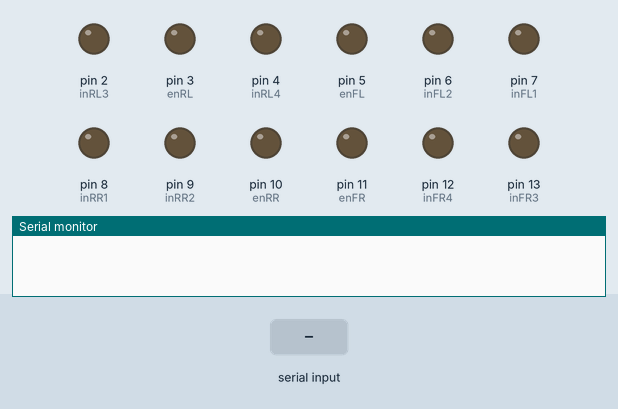
The sketch below on a simulated Arduino Uno, built with avr-gcc and run on an emulated ATmega328P. On the bench: output pins drawn as LEDs (lit = HIGH), the last lines printed to the serial monitor. The test bench sets the inputs (shaded band).

Above: at 1.2 s.
1.3 s: byte 70 ('F') received over Serial
At 1.9 s:
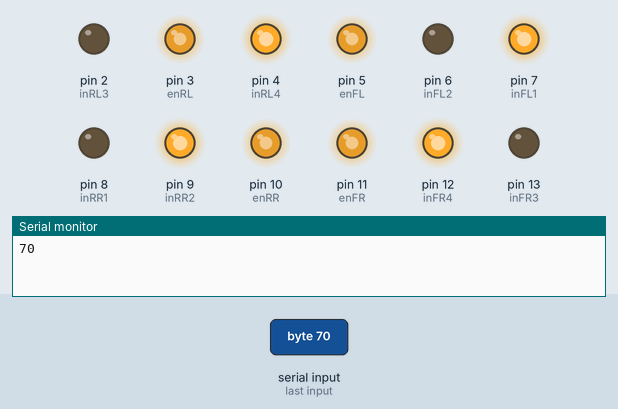
2.8 s: byte 76 ('L') received over Serial
At 4.0 s:
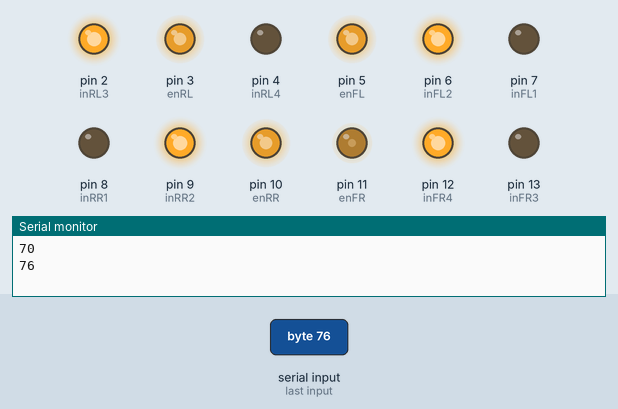
4.3 s: byte 82 ('R') received over Serial
At 5.4 s:
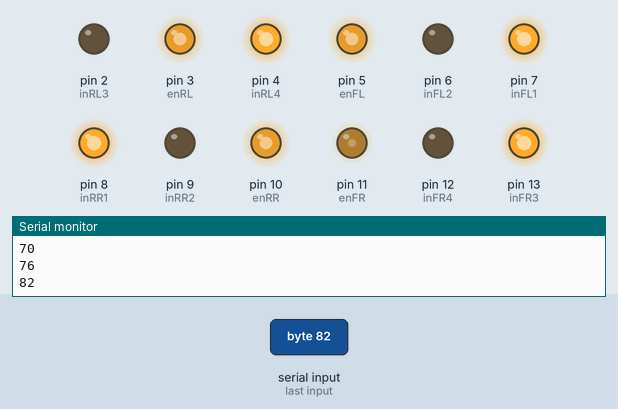
5.8 s: byte 71 ('G') received over Serial
At 6.5 s:
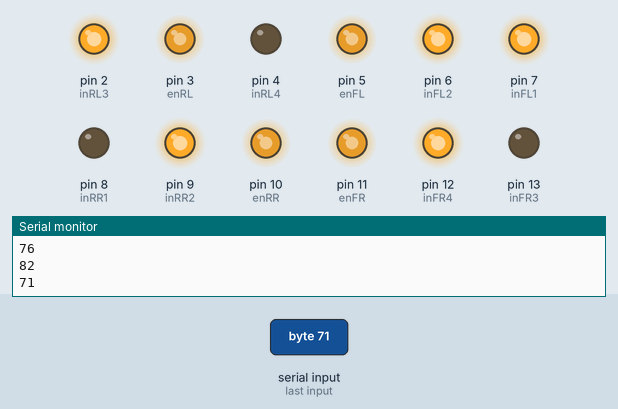
7.3 s: byte 73 ('I') received over Serial
At 7.6 s:
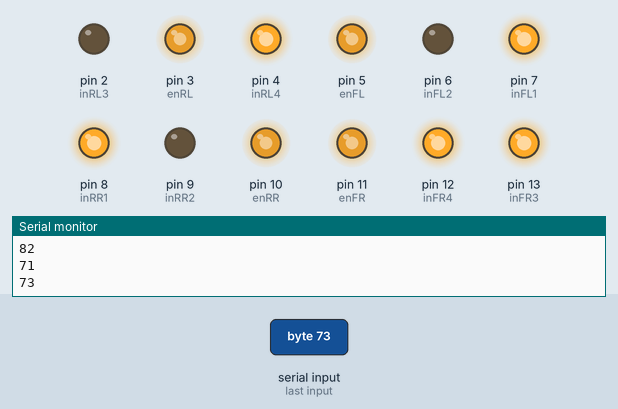
Timing chart, 0 to 9.8 s (numbered marks = the images above; inputs shaded):
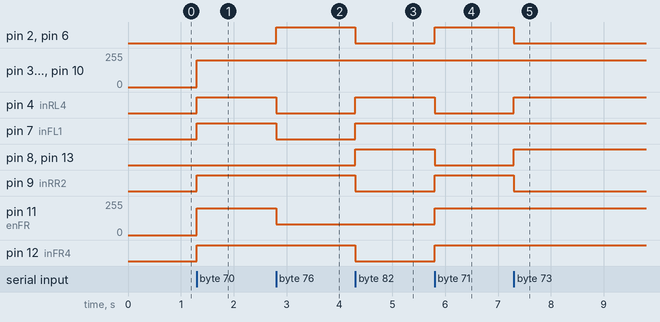

Measured:
- after the input at 1.3 s, pin 3 (enRL), pin 5 (enFL), pin 10 (enRR), pin 11 (enFR): 0/255 → 200/255 at once; pin 4 (inRL4), pin 7 (inFL1), pin 9 (inRR2), pin 12 (inFR4): LOW → HIGH at once
- after the input at 2.8 s, pin 2 (inRL3), pin 6 (inFL2): LOW → HIGH at once; pin 4 (inRL4), pin 7 (inFL1): HIGH → LOW at once; pin 11 (enFR): 200/255 → 80/255 at once
- after the input at 4.3 s, pin 2 (inRL3), pin 6 (inFL2), pin 9 (inRR2), pin 12 (inFR4): HIGH → LOW at once; pin 4 (inRL4), pin 7 (inFL1), pin 8 (inRR1), pin 13 (inFR3): LOW → HIGH at once
- after the input at 5.8 s, pin 2 (inRL3), pin 6 (inFL2), pin 9 (inRR2), pin 12 (inFR4): LOW → HIGH at once; pin 4 (inRL4), pin 8 (inRR1), pin 13 (inFR3): HIGH → LOW at once; pin 11 (enFR): 80/255 → 200/255 at once
- after the input at 7.3 s, pin 2 (inRL3), pin 6 (inFL2), pin 9 (inRR2): HIGH → LOW at once; pin 4 (inRL4), pin 8 (inRR1), pin 13 (inFR3): LOW → HIGH at once

The sketch:

sketch_nov27a.ino
```cpp
// depan kanan
int enFR = 11;
int inFR4 = 12;
int inFR3 = 13;
//kanan belakang
int enRR = 10;
int inRR2 = 9;
int inRR1 = 8;
//kiri depan
int enFL = 5;
int inFL2 = 6;
int inFL1 = 7;
//kiri belakang
int enRL = 3;
int inRL4 = 4;
int inRL3 = 2;
int vSpeed=200;
byte serialA;


void setup() {
  // put your setup code here, to run once:
pinMode (enFR, OUTPUT);
pinMode (inFR4, OUTPUT);
pinMode (inFR3, OUTPUT);
pinMode (enRR, OUTPUT);
pinMode (inRR2, OUTPUT);
pinMode (inRR1, OUTPUT);
pinMode (enFL, OUTPUT);
pinMode (inFL2, OUTPUT);
pinMode (inFL1, OUTPUT);
pinMode (enRL, OUTPUT);
pinMode (inRL4, OUTPUT);
pinMode (inRL3, OUTPUT);
Serial.begin(9600);

}

void loop() {
  if (Serial.available() > 0) {serialA = Serial.read();Serial.println(serialA);}
if (serialA == '0'){
      vSpeed=0;}
    else if (serialA == '1'){
      vSpeed=50;}
    else if (serialA == '2'){
      vSpeed= 670;}
    else if (serialA == '3'){
      vSpeed=90;}
    else if (serialA == '4'){
      vSpeed=110;}
    else if (serialA == '5'){
      vSpeed=130;}
    else if (serialA == '6'){
      vSpeed=150;}
    else if (serialA == '7'){
      vSpeed=170;}
    else if (serialA == '8'){
      vSpeed=190;}
    else if (serialA == '9'){
      vSpeed=220;}
    else if (serialA == 'q'){
      vSpeed=255;}
   switch (serialA) {
    // forward
   case 'F':
        analogWrite(enFR, vSpeed); // enable/speedcontrol kanan depan
        digitalWrite(inFR3, LOW);
        digitalWrite(inFR4, HIGH);
        analogWrite(enRR, vSpeed); // enable/speedcontrol kanan belakang
        digitalWrite(inRR2, HIGH);
        digitalWrite(inRR1, LOW);
        analogWrite(enFL, vSpeed); // enable/speedcontrol kiri depan
        digitalWrite(inFL2, LOW);
        digitalWrite(inFL1, HIGH);
        analogWrite(enRL, vSpeed); // enable/speedcontrol kiri belakang
        digitalWrite(inRL4, HIGH);
        digitalWrite(inRL3, LOW);
        break;

         // rotate kekiri
    case 'L':
        analogWrite(enFR, 80); // enable/speedcontrol kanan depan
        digitalWrite(inFR3, LOW);
        digitalWrite(inFR4, HIGH);
        analogWrite(enRR, vSpeed); // enable/speedcontrol kanan belakang
        digitalWrite(inRR2, HIGH);
        digitalWrite(inRR1, LOW);
        analogWrite(enFL, vSpeed); // enable/speedcontrol kiri depan
        digitalWrite(inFL2, HIGH);
        digitalWrite(inFL1, LOW);
        analogWrite(enRL, vSpeed); // enable/speedcontrol kiri belakang
        digitalWrite(inRL4, LOW);
        digitalWrite(inRL3, HIGH);

        break;

    // rotate ke kanan
    case 'R':

        analogWrite(enFR, 80); // enable/speedcontrol kanan depan
        digitalWrite(inFR3, HIGH);
        digitalWrite(inFR4, LOW);
        analogWrite(enRR, vSpeed); // enable/speedcontrol kanan belakang
        digitalWrite(inRR2, LOW);
        digitalWrite(inRR1, HIGH);
        analogWrite(enFL, vSpeed); // enable/speedcontrol kiri depan
        digitalWrite(inFL2, LOW);
        digitalWrite(inFL1, HIGH);
        analogWrite(enRL, vSpeed); // enable/speedcontrol kiri belakang
        digitalWrite(inRL4, HIGH);
        digitalWrite(inRL3, LOW);
        break;

    // forward left
    case 'G':  // belum selesai harus ditambah speed control
        analogWrite(enFR, vSpeed); // enable/speedcontrol kanan depan
        digitalWrite(inFR3, LOW);
        digitalWrite(inFR4, HIGH);
        analogWrite(enRR, vSpeed); // enable/speedcontrol kanan belakang
        digitalWrite(inRR2, HIGH);
        digitalWrite(inRR1, LOW);
        analogWrite(enFL, vSpeed); // enable/speedcontrol kiri depan
        digitalWrite(inFL2, HIGH);
        digitalWrite(inFL1, HIGH);
        analogWrite(enRL, vSpeed); // enable/speedcontrol kiri belakang
        digitalWrite(inRL4, LOW);
        digitalWrite(inRL3, HIGH);
        break;


    // forward right
    case 'I':  // belum selesai harus ditambah speed control
        analogWrite(enFR, vSpeed); // enable/speedcontrol kanan depan
        digitalWrite(inFR3, HIGH);
        digitalWrite(inFR4, HIGH);
        analogWrite(enRR, vSpeed); // enable/speedcontrol kanan belakang
        digitalWrite(inRR2, LOW);
        digitalWrite(inRR1, HIGH);
        analogWrite(enFL, vSpeed); // enable/speedcontrol kiri depan
        digitalWrite(inFL2, LOW);
        digitalWrite(inFL1, HIGH);
        analogWrite(enRL, vSpeed); // enable/speedcontrol kiri belakang
        digitalWrite(inRL4, HIGH);
        digitalWrite(inRL3, LOW);
        break;


    // backward left
    case 'H':  // belum selesai harus ditambah speed control
        analogWrite(enFR, vSpeed); // enable/speedcontrol kanan depan
        digitalWrite(inFR3, HIGH);
        digitalWrite(inFR4, LOW);
        analogWrite(enRR, vSpeed); // enable/speedcontrol kanan belakang
        digitalWrite(inRR2, LOW);
        digitalWrite(inRR1, HIGH);
        analogWrite(enFL, vSpeed); // enable/speedcontrol kiri depan
        digitalWrite(inFL2, LOW);
        digitalWrite(inFL1, HIGH);
        analogWrite(enRL, vSpeed); // enable/speedcontrol kiri belakang
        digitalWrite(inRL4, HIGH);
        digitalWrite(inRL3, HIGH);
        break;

    // backward right
    case 'J':  // belum selesai harus ditambah speed control
        analogWrite(enFR, vSpeed); // enable/speedcontrol kanan depan
        digitalWrite(inFR3, LOW);
        digitalWrite(inFR4, HIGH);
        analogWrite(enRR, vSpeed); // enable/speedcontrol kanan belakang
        digitalWrite(inRR2, HIGH);
        digitalWrite(inRR1, HIGH);
        analogWrite(enFL, vSpeed); // enable/speedcontrol kiri depan
        digitalWrite(inFL2, HIGH);
        digitalWrite(inFL1, LOW);
        analogWrite(enRL, vSpeed); // enable/speedcontrol kiri belakang
        digitalWrite(inRL4, LOW);
        digitalWrite(inRL3, HIGH);
        break;

    // backward
    case 'B':
        analogWrite(enFR, vSpeed); // enable/speedcontrol kanan depan
        digitalWrite(inFR3, HIGH);
        digitalWrite(inFR4, LOW);
        analogWrite(enRR, vSpeed); // enable/speedcontrol kanan belakang
        digitalWrite(inRR2, LOW);
        digitalWrite(inRR1, HIGH);
        analogWrite(enFL, vSpeed); // enable/speedcontrol kiri depan
        digitalWrite(inFL2, HIGH);
        digitalWrite(inFL1, LOW);
        analogWrite(enRL, vSpeed); // enable/speedcontrol kiri belakang
        digitalWrite(inRL4, LOW);
        digitalWrite(inRL3, HIGH);
        break;break;

     // Stop
     case 'S':
        digitalWrite(enFR, HIGH); // enable/speedcontrol kanan depan
        digitalWrite(inFR3, HIGH);
        digitalWrite(inFR4, HIGH);
        digitalWrite(enRR,HIGH); // enable/speedcontrol kanan belakang
        digitalWrite(inRR2, HIGH);
        digitalWrite(inRR1, HIGH);
        digitalWrite(enFL, HIGH); // enable/speedcontrol kiri depan
        digitalWrite(inFL2, HIGH);
        digitalWrite(inFL1, HIGH);
        digitalWrite(enRL, HIGH); // enable/speedcontrol kiri belakang
        digitalWrite(inRL4, HIGH);
        digitalWrite(inRL3, HIGH); }
    }
```
